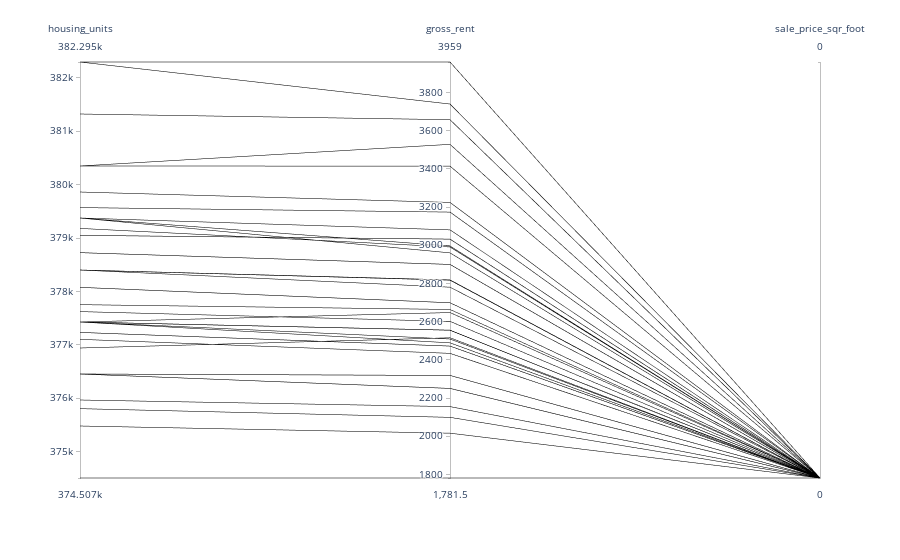

The cell this chart's notebook holds for it:
### Code cell
px.parallel_coordinates(avg_values[['housing_units', 'gross_rent', 'sale_price_sqr_foot']], color='sale_price_sqr_foot')

### Figure 1 — Plotly figure (JSON) as saved in the notebook; plotly's stock layout.template omitted (floating-point values rounded to 4 significant figures)
{"data": [{"dimensions": [{"label": "housing_units", "values": [378401, 379050, 376454, 382295, 379400.0, 378100.0, 378401, 378401, 376454, 377200.0, 378401, 378100.0, 375500.0, 378401, 378401, 378401, 379050, 378401, 377200.0, 374507, 378700.0, 377600.0, 378401, 378401, 377400.0, 377400.0, 379400.0, 378401, 379900.0, 378401, 378401, 378401, 377400.0, 377400.0, 378401, 378401, 380348, 377400.0, 376000.0, 377752, 377400.0, 379600.0, 378401, 378401, 379200.0, 378401, 377103, 379400.0, 378401, 378401, 378401, 378401, 378401, 377400.0, 378401, 376454, 378401, 378401, 378401, 380348, 375805, 378401, 378700.0, 378401, 378401, 377400.0, 378401, 381300.0, 376900.0, 377400.0, 376454, 382295, 377400.0]}, {"label": "gross_rent", "values": [2817.0, 3032.0, 2318.0, 3739, 3080.0, 2699.0, 2817.0, 2817.0, 2250.0, 2472, 2817.0, 2699.0, 2016, 2817.0, 2780.0, 2817.0, 3032.0, 2817.0, 2472, 1782.0, 2900.0, 2601.0, 2817.0, 2817.0, 2489, 2509, 2960, 2817.0, 3224, 2817.0, 2817.0, 2817.0, 2555.0, 2555.0, 2817.0, 2817.0, 3414, 2648.0, 2155.0, 2664.0, 2555.0, 3173.0, 2817.0, 2817.0, 2991.0, 2818.0, 2434, 2996.0, 2817.0, 2817.0, 2817.0, 2817.0, 2817.0, 2555.0, 2817.0, 2318.0, 2817.0, 2817.0, 2817.0, 3528, 2099, 2817.0, 2900.0, 2817.0, 2817.0, 2555.0, 2817.0, 3657, 2516.0, 2555.0, 2250.0, 3959, 2555.0]}, {"label": "sale_price_sqr_foot", "values": [null, null, null, null, null, null, null, null, null, null, null, null, null, null, null, null, null, null, null, null, null, null, null, null, null, null, null, null, null, null, null, null, null, null, null, null, null, null, null, null, null, null, null, null, null, null, null, null, null, null, null, null, null, null, null, null, null, null, null, null, null, null, null, null, null, null, null, null, null, null, null, null, null]}], "domain": {"x": [0, 1], "y": [0, 1]}, "line": {"color": [null, null, null, null, null, null, null, null, null, null, null, null, null, null, null, null, null, null, null, null, null, null, null, null, null, null, null, null, null, null, null, null, null, null, null, null, null, null, null, null, null, null, null, null, null, null, null, null, null, null, null, null, null, null, null, null, null, null, null, null, null, null, null, null, null, null, null, null, null, null, null, null, null], "coloraxis": "coloraxis"}, "name": "", "type": "parcoords"}], "layout": {"autosize": true, "coloraxis": {"colorbar": {"title": {"text": "sale_price_sqr_foot"}}, "colorscale": [[0, "#0d0887"], [0.1111, "#46039f"], [0.2222, "#7201a8"], [0.3333, "#9c179e"], [0.4444, "#bd3786"], [0.5556, "#d8576b"], [0.6667, "#ed7953"], [0.7778, "#fb9f3a"], [0.8889, "#fdca26"], [1, "#f0f921"]]}, "legend": {"tracegroupgap": 0}, "margin": {"t": 60}}}
